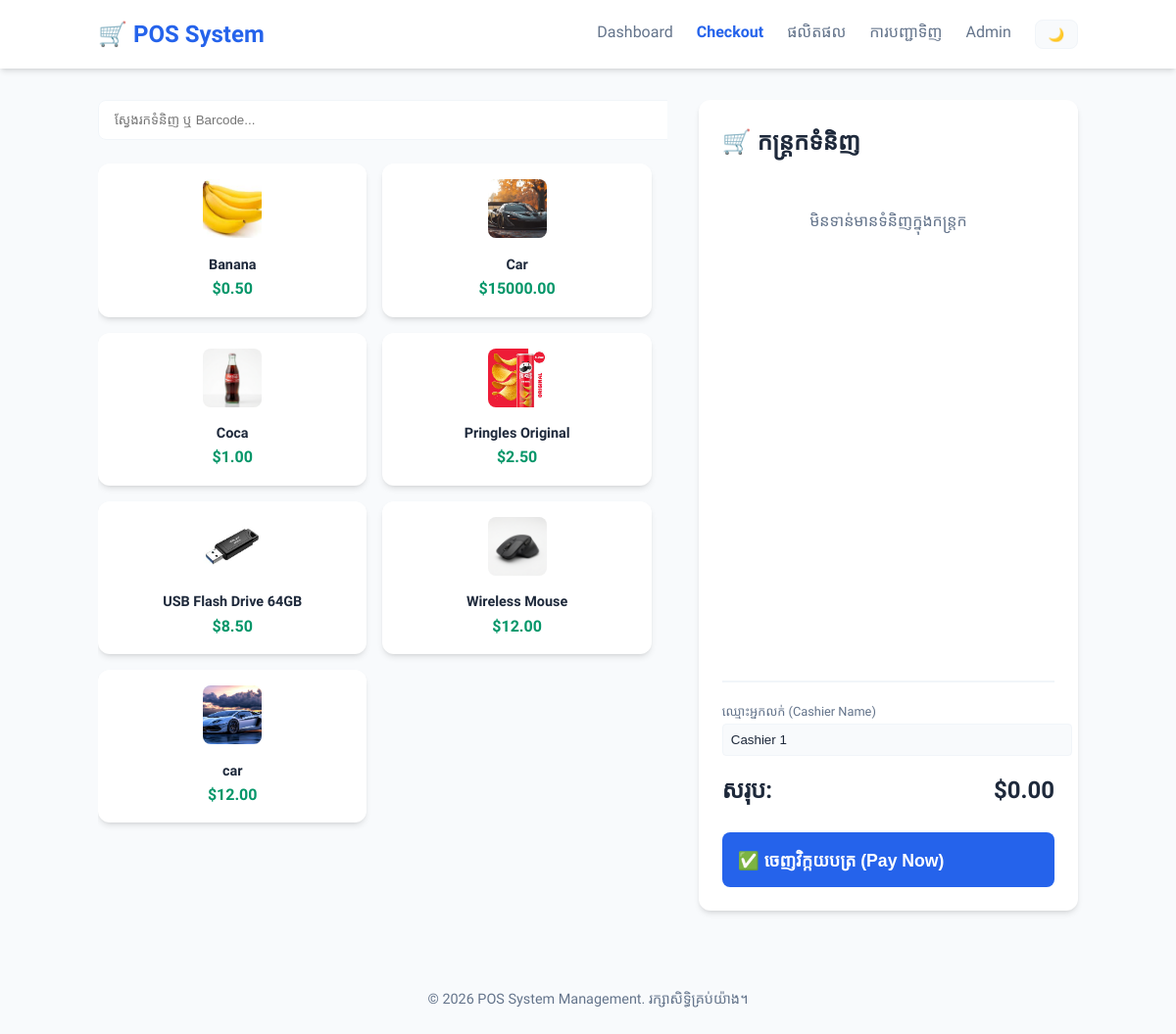
Page /sales/checkout/ on the committed database.
### sales/models.py (models this page shows, shortened)
class Product(models.Model):
    CATEGORY_CHOICES = [
        ('food',        'អាហារ និងភេសជ្ជៈ'),
        ('electronics', 'អេឡិចត្រូនិក'),
        ('clothing',    'សម្លៀកបំពាក់'),
        ('household',   'គ្រឿងសង្ហារឹម'),
        ('other',       'ផ្សេងៗ'),
    ]
    name       = models.CharField(max_length=200)
    category   = models.CharField(max_length=20, choices=CATEGORY_CHOICES)
    price      = models.DecimalField(max_digits=8, decimal_places=2)   # ឧ. 12.99
    stock      = models.PositiveIntegerField(default=0)                # ចំនួនក្នុងស្តុក
    barcode    = models.CharField(max_length=50, unique=True, blank=True)
    is_active  = models.BooleanField(default=True)                     # លាក់ទំនិញឈប់លក់
    image      = models.ImageField(upload_to='products/', blank=True, null=True)
    class Meta:
        ordering = ['name']

### sales/views.py (the view, shortened to what this page needs)
# urls.py: path('checkout/', views.checkout, name='checkout'),
def checkout(request):
    products = Product.objects.filter(is_active=True, stock__gt=0)
    return render(request, 'sales/checkout.html', {'products': products})

### sales/templates/sales/checkout.html (shortened to what this page needs)
{% extends 'base.html' %}
{% block content %}
<div class="checkout-container">
    <div class="product-selection">
        <div style="margin-bottom: 1.5rem;">
            <input type="text" id="product-search" placeholder="ស្វែងរកទំនិញ ឬ Barcode..."
                   style="width: 100%; padding: 0.75rem 1rem; border-radius: 8px; border: 1px solid var(--border); background: var(--white); color: var(--text-main);">
        </div>
        <div class="product-list-small" id="product-grid">
            {% for product in products %}
            <div class="product-item-small" onclick="addToCart({{ product.id }}, '{{ product.name }}', {{ product.price }})">
                {% if product.image %}
                    <img src="{{ product.image.url }}" style="width: 60px; height: 60px; object-fit: cover; border-radius: 8px; margin-bottom: 0.5rem;">
                {% else %}
                    <div style="font-size: 2rem; margin-bottom: 0.5rem;">📦</div>
                {% endif %}
                <div style="font-weight: 600; font-size: 0.9rem;">{{ product.name }}</div>
                <div style="color: #059669; font-weight: 700;">${{ product.price }}</div>
            </div>
            {% endfor %}
        </div>
    </div>
    <div class="cart-sidebar">
        <h2 style="margin: 0;">🛒 កន្ត្រកទំនិញ</h2>
        <div class="cart-items" id="cart-list">
            <p style="text-align: center; color: var(--text-muted); margin-top: 2rem;">មិនទាន់មានទំនិញក្នុងកន្ត្រក</p>
        </div>
        <div class="checkout-summary">
            <div style="margin-bottom: 1rem;">
                <label style="font-size: 0.8rem; color: var(--text-muted);">ឈ្មោះអ្នកលក់ (Cashier Name)</label>
                <input type="text" id="cashier-name" value="Cashier 1" style="width: 100%; padding: 0.5rem; border: 1px solid var(--border); border-radius: 4px; background: var(--bg); color: var(--text-main);">
            </div>
            <div class="total-row">
                <span>សរុប:</span>
                <span id="cart-total">$0.00</span>
            </div>
            <button class="btn btn-primary" style="width: 100%; margin-top: 1.5rem; padding: 1rem; font-size: 1.1rem;" onclick="processCheckout()">
                ✅ ចេញវិក្កយបត្រ (Pay Now)
            </button>
        </div>
    </div>
</div>
{% endblock %}

### rows in the picture
Product: image (picture), name "Banana", price "0.50"
Product: image (picture), name "Car", price "15000.00"
Product: image (picture), name "Coca", price "1.00"
Product: image (picture), name "Pringles Original", price "2.50"
Product: image (picture), name "USB Flash Drive 64GB", price "8.50"
Product: image (picture), name "Wireless Mouse", price "12.00"
Product: image (picture), name "car", price "12.00"
